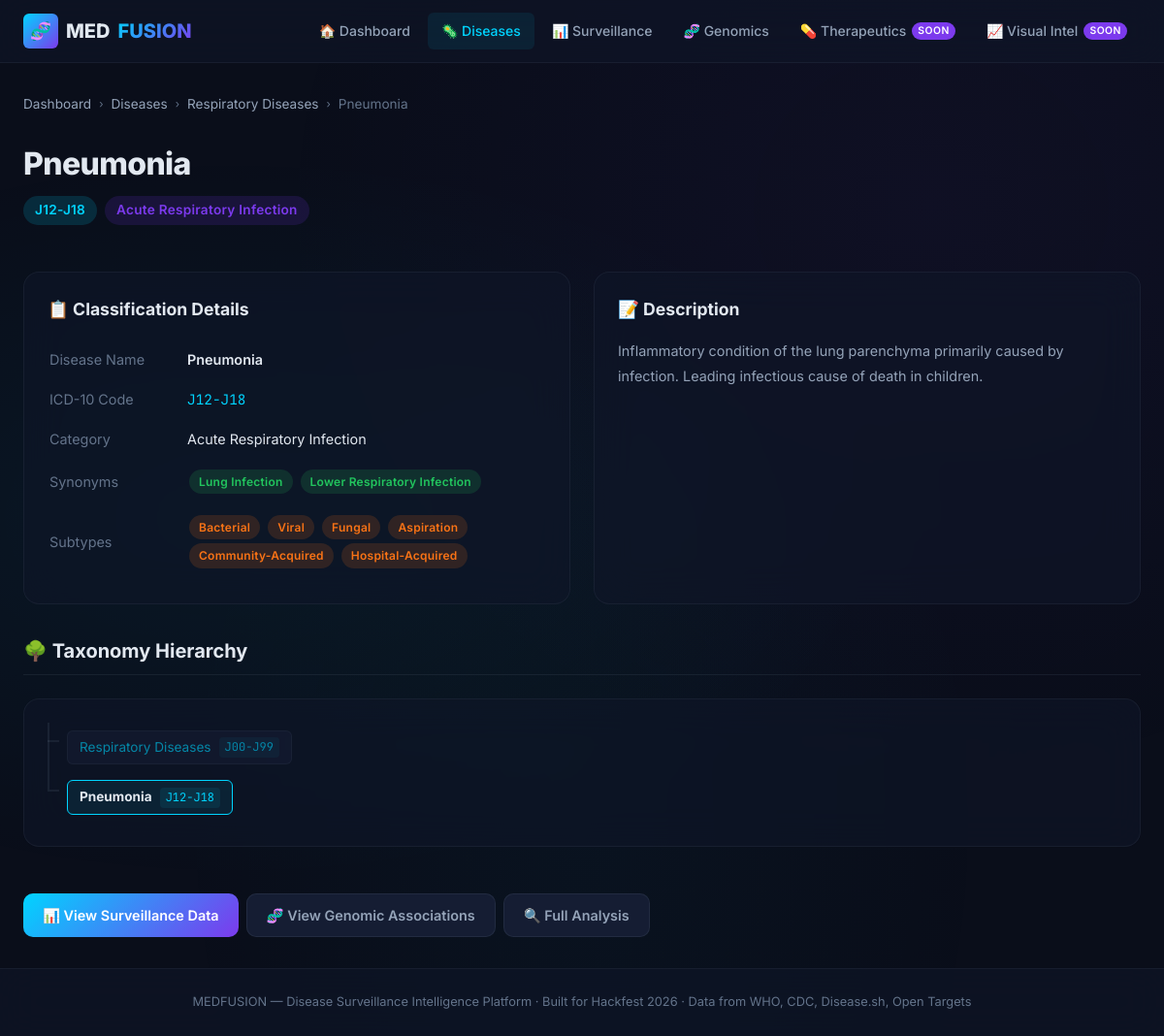
The page /diseases/28 on the database its author committed.
### models/disease.py (models this page shows, shortened)
class Disease(db.Model):
    __tablename__ = 'diseases'
    id = db.Column(db.Integer, primary_key=True)
    name = db.Column(db.String(200), nullable=False, index=True)
    icd_code = db.Column(db.String(20), index=True)
    category = db.Column(db.String(100), index=True)
    parent_id = db.Column(db.Integer, db.ForeignKey('diseases.id'), nullable=True)
    description = db.Column(db.Text)
    synonyms = db.Column(db.JSON, default=list)        # ["Flu", "Seasonal Influenza"]
    subtypes = db.Column(db.JSON, default=list)         # ["H1N1", "H3N2"]
    ontology_refs = db.Column(db.JSON, default=dict)    # {"SNOMED": "...", "MeSH": "..."}
    created_at = db.Column(db.DateTime, default=datetime.utcnow)
    therapeutics = db.relationship('Therapeutic',backref='disease',lazy='dynamic')
    parent = db.relationship('Disease', remote_side=[id], backref=db.backref('children', lazy='dynamic'))
    epi_records = db.relationship('EpiRecord', backref='disease', lazy='dynamic')
    outbreak_alerts = db.relationship('OutbreakAlert', backref='disease', lazy='dynamic')
    gene_associations = db.relationship('GeneAssociation', backref='disease', lazy='dynamic')
    def to_dict(self):
        return {
            'id': self.id,
            'name': self.name,
            'icd_code': self.icd_code,
            'category': self.category,
            'parent_id': self.parent_id,
            'description': self.description,
            'synonyms': self.synonyms or [],
            'subtypes': self.subtypes or [],
            'ontology_refs': self.ontology_refs or {},
            'children': [c.to_dict_brief() for c in self.children],
        }
    def to_dict_brief(self):
        return {
            'id': self.id,
            'name': self.name,
            'icd_code': self.icd_code,
            'category': self.category,
        }
    def get_ancestors(self):
        ancestors = []
        current = self.parent
        while current:
            ancestors.append(current.to_dict_brief())
            current = current.parent
        ancestors.reverse()
        return ancestors

### routes/diseases.py (the view)
@diseases_bp.route('/<int:disease_id>')
def detail(disease_id):
    hierarchy = disease_service.get_disease_hierarchy(disease_id)
    if not hierarchy:
        return render_template('diseases/detail.html', error='Disease not found'), 404
    disease = hierarchy['disease']
    return render_template('diseases/detail.html',
        disease=disease,
        ancestors=hierarchy['ancestors'],
        children=hierarchy['children'],
    )

### services/disease_service.py (called while the page is built)
def get_disease_hierarchy(disease_id):
    disease = Disease.query.get(disease_id)
    if not disease:
        return None
    return {
        'disease': disease.to_dict(),
        'ancestors': disease.get_ancestors(),
        'children': [c.to_dict_brief() for c in disease.children],
    }

### templates/diseases/detail.html (shortened to what this page needs)
{% extends "base.html" %}
{% block content %}
{% if error %}
<div class="empty-state">
    <div class="empty-icon">❌</div>
    <h3>{{ error }}</h3>
    <a href="/diseases" class="btn btn-primary" style="margin-top:16px;">← Back to Diseases</a>
</div>
{% else %}
<div class="breadcrumbs">
    <a href="/">Dashboard</a>
    <span class="separator">›</span>
    <a href="/diseases">Diseases</a>
    {% for ancestor in ancestors %}
    <span class="separator">›</span>
    <a href="/diseases/{{ ancestor.id }}">{{ ancestor.name }}</a>
    {% endfor %}
    <span class="separator">›</span>
    <span>{{ disease.name }}</span>
</div>
<div class="page-header">
    <h1>{{ disease.name }}</h1>
    <div style="display:flex; gap:8px; margin-top:8px; flex-wrap:wrap;">
        <span class="badge badge-blue" style="font-size:0.85rem; padding:4px 12px;">{{ disease.icd_code }}</span>
        <span class="badge badge-purple" style="font-size:0.85rem; padding:4px 12px;">{{ disease.category }}</span>
    </div>
</div>
<div class="grid-2">
    <div class="card">
        <div class="card-header">
            <span class="card-title">📋 Classification Details</span>
        </div>
        <table style="width:100%; font-size:0.9rem;">
            <tr>
                <td style="padding:8px 0; color:var(--text-muted); width:140px;">Disease Name</td>
                <td style="padding:8px 0; font-weight:600;">{{ disease.name }}</td>
            </tr>
            <tr>
                <td style="padding:8px 0; color:var(--text-muted);">ICD-10 Code</td>
                <td style="padding:8px 0;"><span style="font-family:var(--font-mono); color:var(--accent-primary);">{{ disease.icd_code }}</span></td>
            </tr>
            <tr>
                <td style="padding:8px 0; color:var(--text-muted);">Category</td>
                <td style="padding:8px 0;">{{ disease.category }}</td>
            </tr>
            {% if disease.synonyms %}
            <tr>
                <td style="padding:8px 0; color:var(--text-muted);">Synonyms</td>
                <td style="padding:8px 0;">
                    {% for syn in disease.synonyms %}
                    <span class="badge badge-green" style="margin:2px;">{{ syn }}</span>
                    {% endfor %}
                </td>
            </tr>
            {% endif %}
            {% if disease.subtypes %}
            <tr>
                <td style="padding:8px 0; color:var(--text-muted);">Subtypes</td>
                <td style="padding:8px 0;">
                    {% for sub in disease.subtypes %}
                    <span class="badge badge-orange" style="margin:2px;">{{ sub }}</span>
                    {% endfor %}
                </td>
            </tr>
            {% endif %}
        </table>
    </div>
    <div class="card">
        <div class="card-header">
            <span class="card-title">📝 Description</span>
        </div>
        <p style="font-size:0.9rem; color:var(--text-secondary); line-height:1.8;">{{ disease.description }}</p>
    </div>
</div>
{% if ancestors or children %}
<section class="section" style="margin-top:var(--spacing-xl);">
    <div class="section-header">
        <h2 class="section-title">🌳 Taxonomy Hierarchy</h2>
    </div>
    <div class="card">
        <ul class="taxonomy-tree">
            {% for ancestor in ancestors %}
            <li class="taxonomy-node">
                <a href="/diseases/{{ ancestor.id }}" class="taxonomy-label" style="opacity: {{ 0.5 + loop.index * 0.1 }};">
                    {{ ancestor.name }}
                    <span class="icd-code">{{ ancestor.icd_code }}</span>
                </a>
            </li>
            {% endfor %}
            <li class="taxonomy-node">
                <span class="taxonomy-label" style="border-color: var(--accent-primary); background: rgba(0,212,255,0.08);">
                    <strong>{{ disease.name }}</strong>
                    <span class="icd-code">{{ disease.icd_code }}</span>
                </span>
            </li>
        </ul>
    </div>
</section>
{% endif %}
<div style="display:flex; gap:var(--spacing-sm); margin-top:var(--spacing-xl); flex-wrap:wrap;">
    <a href="/surveillance?disease={{ disease.name }}" class="btn btn-primary">📊 View Surveillance Data</a>
    <a href="/genomics?disease={{ disease.name }}" class="btn btn-secondary">🧬 View Genomic Associations</a>
    <a href="/query?disease={{ disease.name }}" class="btn btn-secondary">🔍 Full Analysis</a>
</div>
{% endif %}
{% endblock %}

### rows shown on the page
Disease: name "Respiratory Diseases", icd_code "J00-J99"
Disease: name "Pneumonia", icd_code "J12-J18", category "Acute Respiratory Infection", description "Inflammatory condition of the lung parenchyma primarily caused by infection. Leading infectious cause of death in children."

### other values the page prints
{{ syn }} "Lung Infection" "Lower Respiratory Infection"
{{ sub }} "Bacterial" "Viral" "Fungal" "Aspiration" "Community-Acquired" "Hospital-Acquired"
